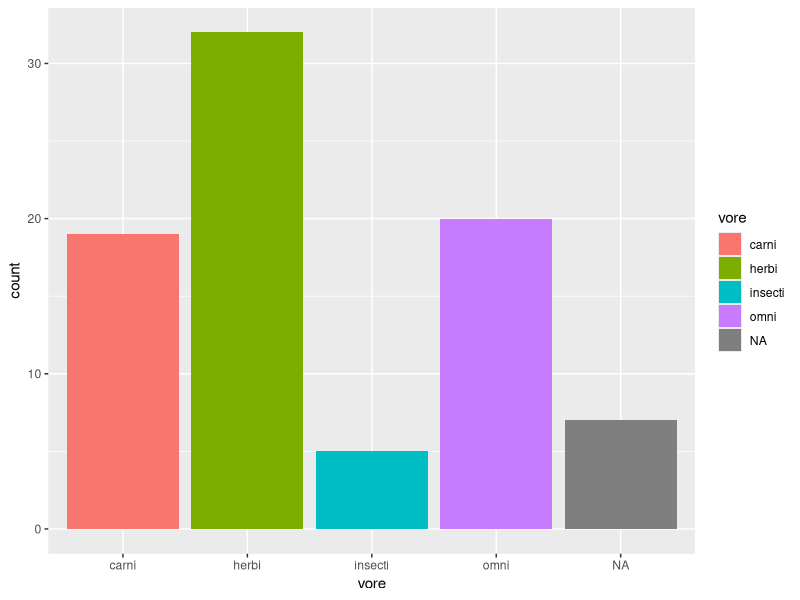
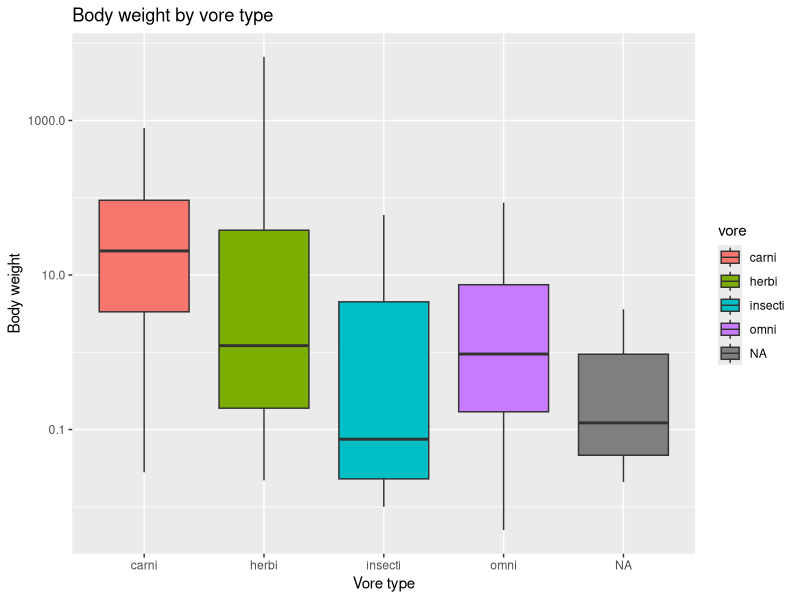
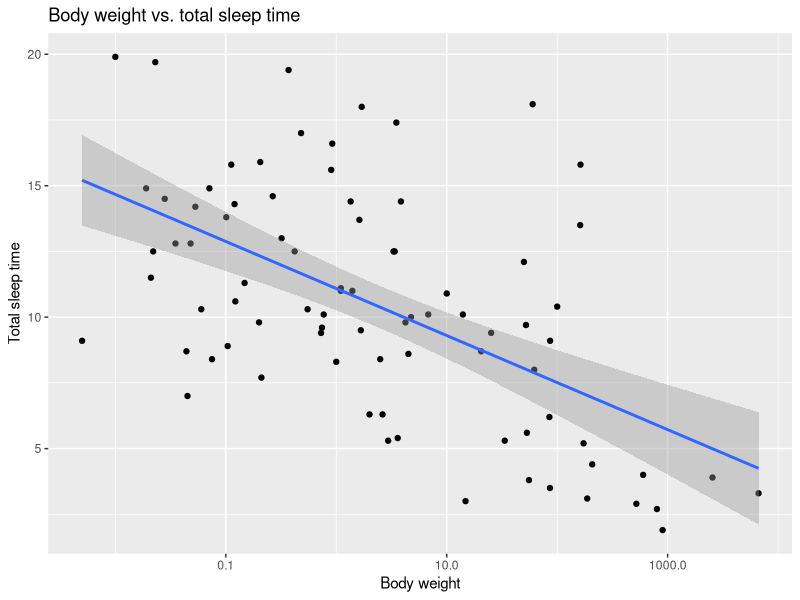
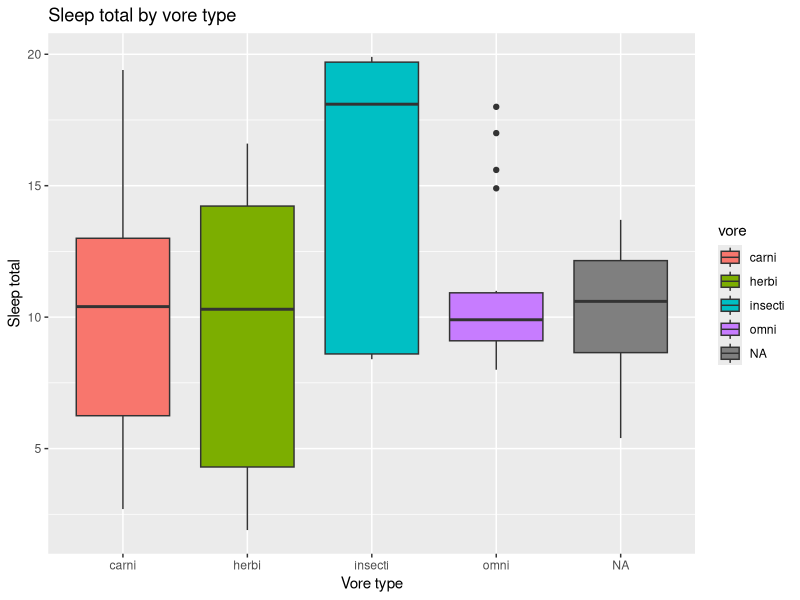
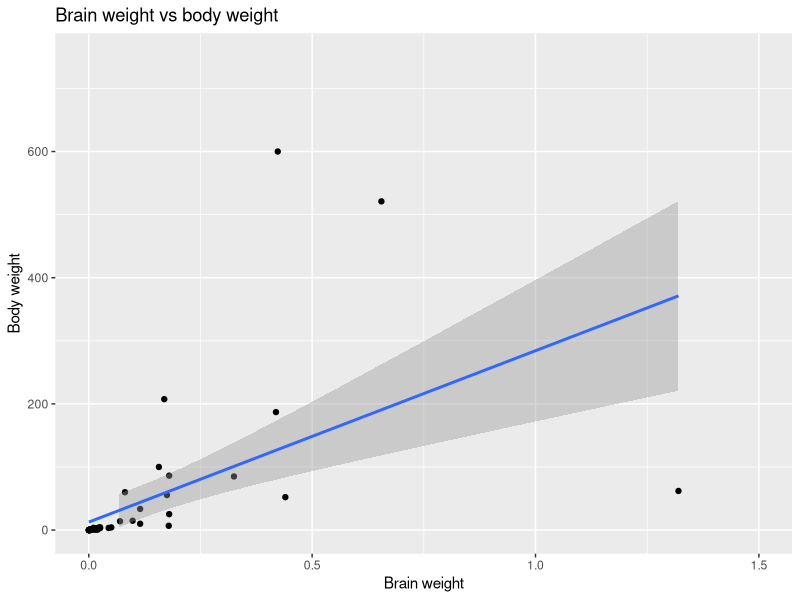
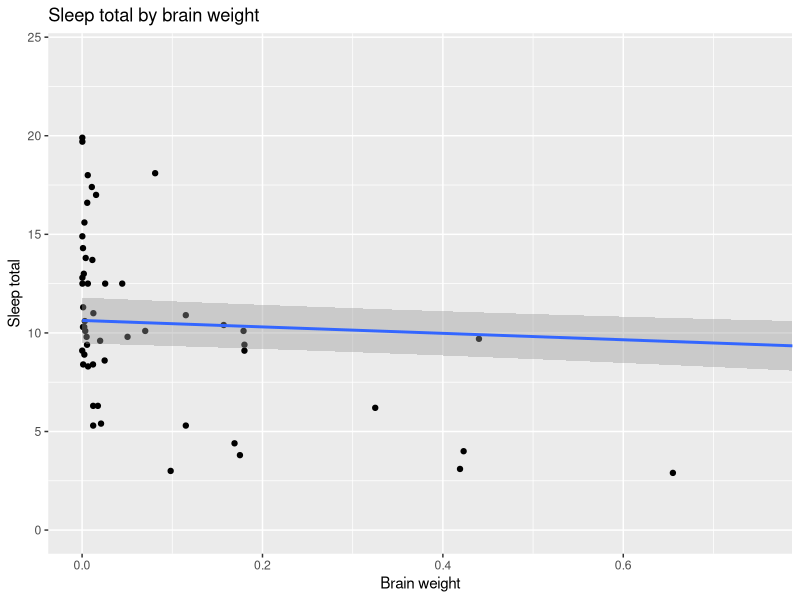

Reproduce these figures in R, in order.
## ---- chunk 1
library("tidyverse")
options(scipen = 999) #disable scientific notation
## ---- chunk 2
glimpse(msleep)
## ---- chunk 3
msleep <- msleep
names(msleep)
?msleep
## ---- chunk 4
ggplot(data=msleep, mapping=aes(x=vore))+
  geom_bar(mapping=aes(fill=vore))
labs(title="Number of mammals in each vore type",x="Vore type",y="Count")
## ---- chunk 5
avg_sleep <- mean(msleep$sleep_total)
avg_sleep
## ---- chunk 6
summary(msleep$bodywt)
## ---- chunk 7
ggplot(data=msleep, mapping=aes(x=vore,y=bodywt))+
  geom_boxplot(mapping=aes(fill=vore))+
  labs(title="Body weight by vore type",x="Vore type",y="Body weight")+
  scale_y_log10()
## ---- chunk 8
ggplot(data=msleep, mapping=aes(x=bodywt,y=sleep_total))+
  geom_point(mapping=aes())+
  geom_smooth(method=lm, se=T)+
  labs(title="Body weight vs. total sleep time",x="Body weight",y="Total sleep time")+
  scale_x_log10()
## ---- chunk 9
ggplot(data=msleep, mapping=aes(x=vore,y=sleep_total))+
  geom_boxplot(mapping=aes(fill=vore))+
  labs(title="Sleep total by vore type",x="Vore type",y="Sleep total")
## ---- chunk 10
ggplot(data=msleep, mapping=aes(x=brainwt,y=bodywt))+
  geom_point()+
  geom_smooth(method=lm)+
  labs(title="Brain weight vs body weight",x="Brain weight",y="Body weight")+
  xlim(0, 1.5) + ylim(0, 750)
## ---- chunk 11
ggplot(data=msleep, mapping=aes(x=brainwt,y=sleep_total))+
  geom_point()+
  geom_smooth(method=lm)+
  labs(title="Sleep total by brain weight",x="Brain weight",y="Sleep total")+
    coord_cartesian(xlim=c(0, .75), ylim=c(0, 24))

